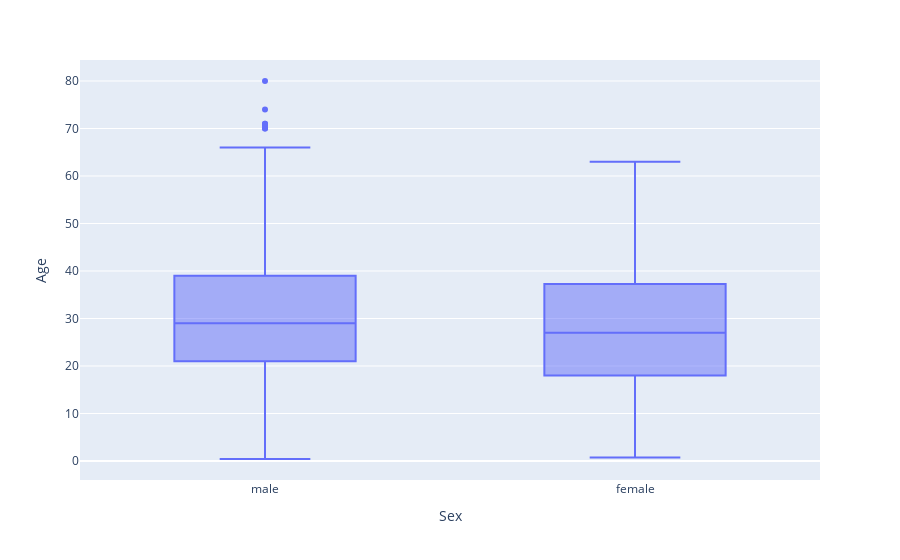

Notebook code for this chart:
### Code cell
# Box Plot of Ages by Sex
px.box(titanic_df, x="Sex", y="Age")

### Figure 1 — Plotly figure (JSON) as saved in the notebook; plotly's stock layout.template omitted (floating-point values rounded to 4 significant figures; data arrays with more than 128 entries replaced by an {"elided": "..."} marker saying what was removed)
{"data": [{"alignmentgroup": "True", "hovertemplate": "Sex=%{x}<br>Age=%{y}<extra></extra>", "legendgroup": "", "marker": {"color": "#636efa"}, "name": "", "notched": false, "offsetgroup": "", "orientation": "v", "showlegend": false, "type": "box", "x": {"elided": "891 str values"}, "x0": " ", "xaxis": "x", "y": {"elided": "891 float values"}, "y0": " ", "yaxis": "y"}], "layout": {"boxmode": "group", "legend": {"tracegroupgap": 0}, "margin": {"t": 60}, "xaxis": {"anchor": "y", "domain": [0, 1], "title": {"text": "Sex"}}, "yaxis": {"anchor": "x", "domain": [0, 1], "title": {"text": "Age"}}}}
